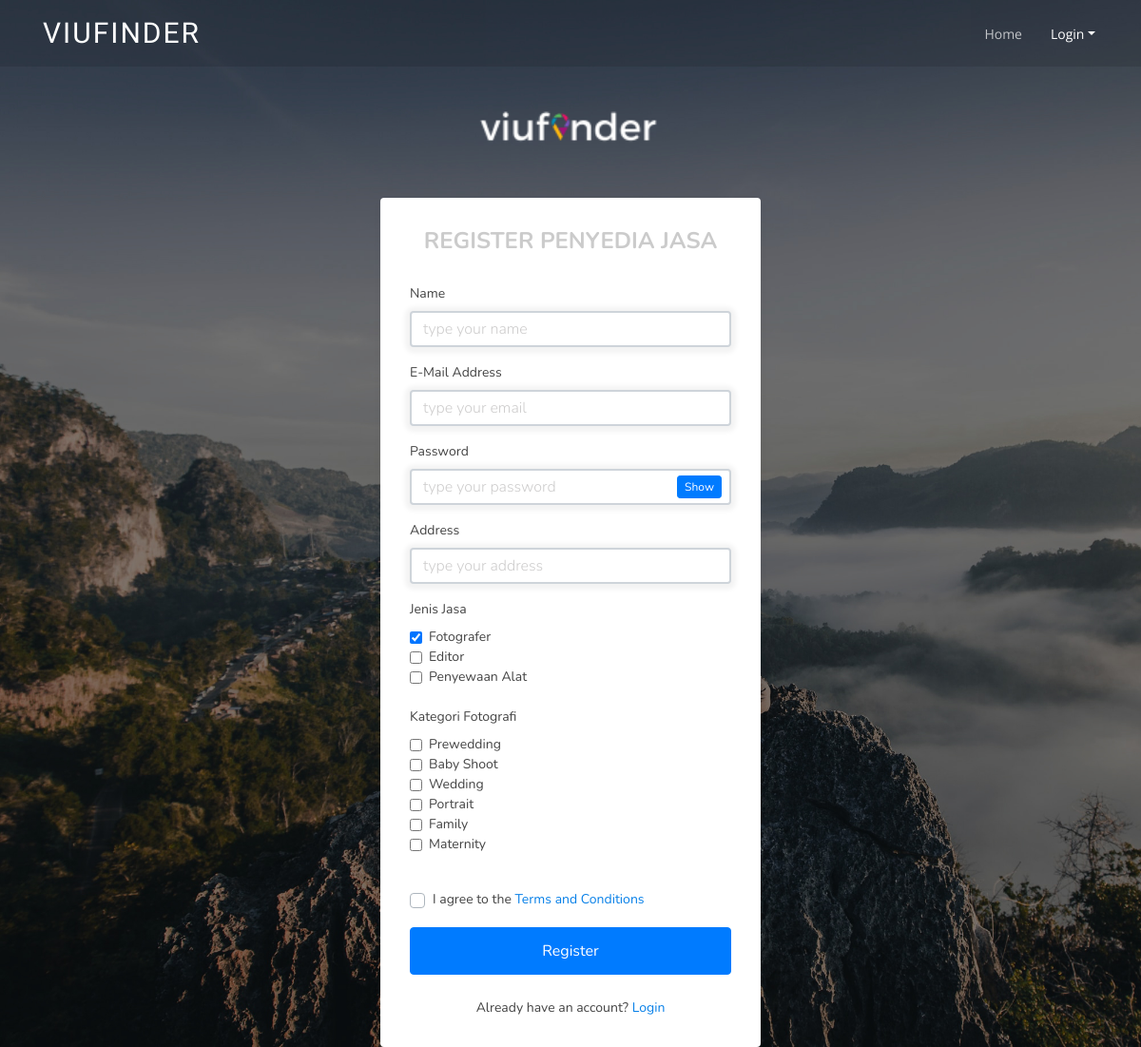
/register_sediajasa.php, run on the app's committed database.
### tables this page shows
CREATE TABLE `kategori_jasa` (
    `ktg_id` int NOT NULL AUTO_INCREMENT,
    `ktg_kategori` varchar(64),
    PRIMARY KEY (`ktg_id`)
);

### register_sediajasa.php (the view, shortened to what this page needs)
<?php
include_once("database/db_connection.php");
?>
<!DOCTYPE html>
<html lang="en">
<head>
	<link rel="stylesheet" href="https://stackpath.bootstrapcdn.com/bootstrap/4.3.1/css/bootstrap.min.css">
	<link rel="stylesheet" type="text/css" href="assets/css/login.css">
	<link href="assets/css/style.css" rel="stylesheet">
</head>
<body class="my-login-page">
	<header id="header" class="fixed-top d-flex align-items-center ">
		<div class="container d-flex align-items-center justify-content-between">
		  <h1 class="logo"><a href="index.php">Viufinder</a></h1>
		  <nav id="navbar" class="navbar">
			<ul>
			  <li><a class="nav-link scrollto" href="index.php">Home</a></li>
			  <li>
				<div class="dropdown">
				  <a class="getstarted scrollto active dropdown-toggle" id="dropdownMenuLink" data-toggle="dropdown" aria-haspopup="true" aria-expanded="false" href="login_sediajasa.php">Login</a>
			  </li>
			</ul>
		  </nav>
		</div>
	  </header>
	  <section class="h-100">
		<div class="container h-100">
			<div class="row justify-content-md-center h-100">
				<div class="card-wrapper">
					<div class="brand">
						<a href="index.php"><img src="assets/img/logo-viufinder.png" alt="bootstrap 4 login page"></a>
					</div>
					<div class="card fat">
						<div class="card-body">
							<h4 class="card-title text-center">REGISTER PENYEDIA JASA</h4>
							<form method="POST" class="my-login-validation" novalidate="" action="">
								<div class="form-group">
									<label for="name">Name</label>
									<input id="name" type="text" class="form-control" placeholder="type your name" name="name" required autofocus>
								</div>
								<div class="form-group">
									<label for="email">E-Mail Address</label>
									<input id="email" type="email" class="form-control" placeholder="type your email" name="email" required>
								</div>
								<div class="form-group">
									<label for="password">Password</label>
									<input id="password" type="password" class="form-control" placeholder="type your password" name="password" required data-eye>
								</div>
								<div class="form-group">
									<label for="address">Address</label>
									<input id="address" type="text" class="form-control" placeholder="type your address" name="address" required data-eye>
								</div>
								<label>Jenis Jasa</label>
								<div class="form-check">
									<input class="form-check-input" type="checkbox" value="1" id="checkftg" name="checkftg" onclick="updateInput()" checked>
									<label class="form-check-label" for="checkftg">
										Fotografer
									</label>
								</div>
								<div class="form-check">
									<input class="form-check-input" type="checkbox" value="1" id="checkedtr" onclick="updateInput()" name="checkedtr" >
									<label class="form-check-label" for="checkedtr">
										Editor
									</label>
								</div>
								<div class="form-check">
									<input class="form-check-input" type="checkbox" value="1" id="checkpalat" onclick="updateInput()" name="checkpalat" >
									<label class="form-check-label" for="checkpalat">
										Penyewaan Alat
									</label>
								</div>
								<div id="kategoriftg" hidden>
									<label><br>Kategori Fotografi<br></label>
									<?php
									$query = "SELECT * FROM kategori_jasa";
									$result = mysqli_query($conn, $query);
									while($row = mysqli_fetch_assoc($result)){
										echo '<div class="form-check">';
										echo '<input class="form-check-input" type="checkbox" value="'.$row['ktg_id'].'" id="ftgkat'.$row['ktg_id'].'" name="ftgkat[]">';
										echo '<label class="form-check-label" for="ftgkat'.$row['ktg_id'].'">';
										echo $row['ktg_kategori'];
										echo '</label>';
										echo '</div>';
									}
									?>
								</div>
								<p><br></p>
								<div class="form-group">
									<div class="custom-checkbox custom-control">
										<label for="agree" class="custom-control-label">I agree to the <a href="#">Terms and Conditions</a></label>
									</div>
								</div>
								<div class="form-group m-0">
									<button type="submit" class="btn btn-primary btn-block">
										Register
									</button>
								</div>
								<div class="mt-4 text-center">
									Already have an account? <a href="login_sediajasa.php">Login</a>
								</div>
							</form>
						</div>
					</div>
				</div>
			</div>
		</div>
	</section>
</body>
</html>

### assets/css/login.css (style rules this page uses)
html,body { height: 100%; }
body.my-login-page { background-repeat: no-repeat; background-attachment: fixed; background-size: cover; background-image: url("/assets/img/bg-login.jpg"); font-size: 14px; }
.my-login-page .brand { width: 214.5px; height: 48px; overflow: hidden; margin: 50px auto; position: relative; z-index: 1; }
.my-login-page .brand img { width: 100%; }
.my-login-page .card-wrapper { width: 400px; }
.my-login-page .card { border-color: transparent; box-shadow: 0 4px 8px rgba(0,0,0,.05); }
.my-login-page .form-control::placeholder { color: #cecdcd; font-weight: 300; }
.my-login-page .card.fat { padding: 10px; font-family: 'Nunito'; }
.my-login-page .card .card-title { margin-bottom: 30px; font-weight: bold; color: #CBCBCB; font-family: 'Nunito'; }
.my-login-page .form-control { border-width: 2.3px; }
.my-login-page .form-group label { width: 100%; }
.my-login-page .form-group input { box-shadow: 0 1px 5px 5px rgba(0, 0, 0, 0.05); color: #000000; }
.my-login-page .btn.btn-block { padding: 12px 10px; }

### assets/css/style.css (style rules this page uses)
body { font-family: "Open Sans", sans-serif; color: #444444; }
a { text-decoration: none; color: #0880e8; }
h1, h2, h3, h4, h5, h6 { font-family: "Raleway", sans-serif; }
#header { background: rgba(0, 0, 0, 0.1); transition: all 0.5s; z-index: 997; height: 70px; }
#header .logo { font-size: 30px; margin: 0; padding: 0; line-height: 1; font-weight: 400; letter-spacing: 2px; text-transform: uppercase; }
#header .logo a { color: #fff; }
.navbar { padding: 0; }
.navbar ul { margin: 0; padding: 0; display: flex; list-style: none; align-items: center; }
.navbar li { position: relative; }
.navbar > ul > li { position: relative; white-space: nowrap; padding: 10px 0 10px 24px; }
.navbar a, .navbar a:focus { display: flex; align-items: center; justify-content: space-between; padding: 0 3px; font-size: 14px; color: rgba(255, 255, 255, 0.7); white-space: nowrap; transition: 0.3s; position: relative; }
.navbar > ul > li > a:before { content: ""; position: absolute; width: 100%; height: 2px; bottom: -5px; left: 0; background-color: #f6b024; visibility: hidden; width: 0px; transition: all 0.3s ease-in-out 0s; }
.navbar a:hover:before, .navbar li:hover > a:before, .navbar .active:before { visibility: visible; width: 100%; }
.navbar a:hover, .navbar .active, .navbar .active:focus, .navbar li:hover > a { color: #fff; }
section { padding: 60px 0; overflow: hidden; }

### register_sediajasa.php (style rules this page uses)
section { overflow-y: scroll !important; }

### data on the page
kategori_jasa: ktg_kategori "Prewedding"
kategori_jasa: ktg_kategori "Baby Shoot"
kategori_jasa: ktg_kategori "Wedding"
kategori_jasa: ktg_kategori "Portrait"
kategori_jasa: ktg_kategori "Family"
kategori_jasa: ktg_kategori "Maternity"
